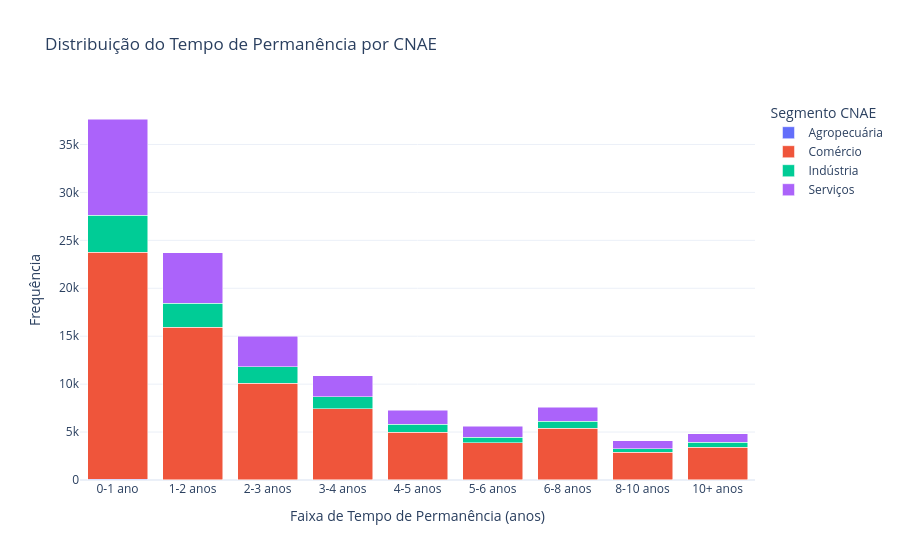

Notebook code for this chart:
### Code cell
plotar_distribuicao_permanencia_por_cnae(tabela_cnae, coluna_anos="anos_boleto", coluna_tipo_saida="tipo_saida", coluna_cnae="primeira_hierarquia")

### Figure 1 — Plotly figure (JSON) as saved in the notebook; plotly's stock layout.template omitted (floating-point values rounded to 4 significant figures)
{"data": [{"hovertemplate": "Segmento CNAE=Agropecuária<br>Faixa de Tempo de Permanência (anos)=%{x}<br>Frequência=%{y}<extra></extra>", "legendgroup": "Agropecuária", "marker": {"color": "#636efa", "pattern": {"shape": ""}}, "name": "Agropecuária", "orientation": "v", "showlegend": true, "textposition": "auto", "type": "bar", "x": ["0-1 ano", "1-2 anos", "2-3 anos", "3-4 anos", "4-5 anos", "5-6 anos", "6-8 anos", "8-10 anos", "10+ anos"], "xaxis": "x", "y": [76, 48, 25, 24, 15, 14, 24, 9, 7], "yaxis": "y"}, {"hovertemplate": "Segmento CNAE=Comércio<br>Faixa de Tempo de Permanência (anos)=%{x}<br>Frequência=%{y}<extra></extra>", "legendgroup": "Comércio", "marker": {"color": "#EF553B", "pattern": {"shape": ""}}, "name": "Comércio", "orientation": "v", "showlegend": true, "textposition": "auto", "type": "bar", "x": ["0-1 ano", "1-2 anos", "2-3 anos", "3-4 anos", "4-5 anos", "5-6 anos", "6-8 anos", "8-10 anos", "10+ anos"], "xaxis": "x", "y": [23658, 15877, 10082, 7430, 4951, 3875, 5356, 2896, 3406], "yaxis": "y"}, {"hovertemplate": "Segmento CNAE=Indústria<br>Faixa de Tempo de Permanência (anos)=%{x}<br>Frequência=%{y}<extra></extra>", "legendgroup": "Indústria", "marker": {"color": "#00cc96", "pattern": {"shape": ""}}, "name": "Indústria", "orientation": "v", "showlegend": true, "textposition": "auto", "type": "bar", "x": ["0-1 ano", "1-2 anos", "2-3 anos", "3-4 anos", "4-5 anos", "5-6 anos", "6-8 anos", "8-10 anos", "10+ anos"], "xaxis": "x", "y": [3903, 2506, 1692, 1227, 832, 555, 732, 375, 531], "yaxis": "y"}, {"hovertemplate": "Segmento CNAE=Serviços<br>Faixa de Tempo de Permanência (anos)=%{x}<br>Frequência=%{y}<extra></extra>", "legendgroup": "Serviços", "marker": {"color": "#ab63fa", "pattern": {"shape": ""}}, "name": "Serviços", "orientation": "v", "showlegend": true, "textposition": "auto", "type": "bar", "x": ["0-1 ano", "1-2 anos", "2-3 anos", "3-4 anos", "4-5 anos", "5-6 anos", "6-8 anos", "8-10 anos", "10+ anos"], "xaxis": "x", "y": [10018, 5275, 3170, 2170, 1476, 1137, 1459, 817, 866], "yaxis": "y"}], "layout": {"barmode": "stack", "legend": {"title": {"text": "Segmento CNAE"}, "tracegroupgap": 0}, "title": {"text": "Distribuição do Tempo de Permanência por CNAE"}, "xaxis": {"anchor": "y", "domain": [0, 1], "title": {"text": "Faixa de Tempo de Permanência (anos)"}}, "yaxis": {"anchor": "x", "domain": [0, 1], "title": {"text": "Frequência"}}}}
